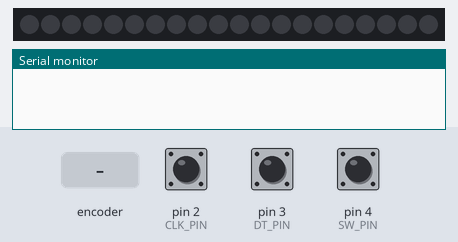
This sketch was run on a simulated Arduino Uno, built with avr-gcc and run on an emulated ATmega328P. On the bench: 20 RGB LEDs in strip order, left to right, the last lines printed to the serial monitor. The test bench sets the inputs (shaded band); at power-on: pin 4 (SW_PIN) HIGH, pin 2 (CLK_PIN) HIGH, pin 3 (DT_PIN) HIGH. Dim RGB values are drawn brighter than linear.

Above: at 1.2 s.
1.3 s: rotary encoder on pin 2 (CLK_PIN) / pin 3 (DT_PIN) turned 3 steps (first pin leading)
At 3.0 s:
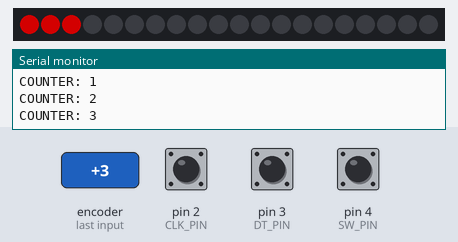
3.4 s: pin 4 (SW_PIN) pulled LOW for 0.15 s
At 4.6 s:
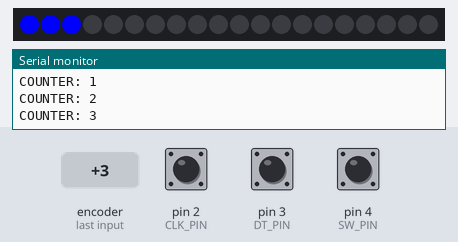
5.0 s: pin 4 (SW_PIN) pulled LOW for 1 s
At 5.8 s:
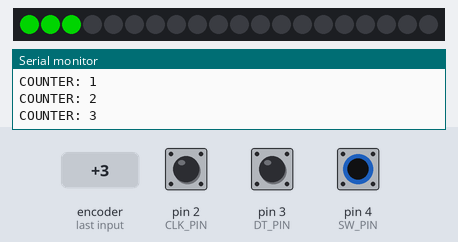
7.5 s: rotary encoder on pin 2 (CLK_PIN) / pin 3 (DT_PIN) turned 1 step (first pin leading)
Timing chart, 0 to 10.2 s (numbered marks = the images above; inputs shaded):
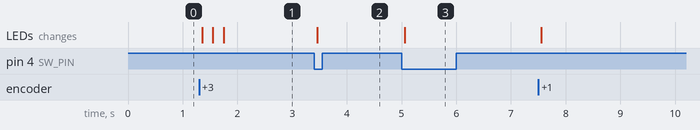

Measured:
- after the input at 1.3 s, the LEDs: first change after 0.05 s (image 1 shows a later state)
- after the input at 3.4 s, the LEDs: change after 0.06 s (image 2)
- after the input at 5.0 s, the LEDs: change after 0.06 s (image 3)

The sketch:

sketch.ino
```cpp
#include <FastLED.h>
#include <ezButton.h>  // the library to use for SW pin

#define CLK_PIN 2
#define DT_PIN 3
#define SW_PIN 4
#define LED_PIN 7

#define NUM_LEDS    20  // Set the number of LEDs
#define BRIGHTNESS  255
#define LED_TYPE    WS2811
#define COLOR_ORDER GRB

ezButton button(SW_PIN);  // create ezButton object that attach to SW_PIN
CRGB leds[NUM_LEDS];

enum ColorState {
    RED,
    BLUE,
    GREEN
};

ColorState currentColor = RED;
int counter = 0; // Number of LEDs turned on
int CLK_state;
int prev_CLK_state;

void setup() {
    Serial.begin(9600);
    pinMode(CLK_PIN, INPUT);
    pinMode(DT_PIN, INPUT);
    button.setDebounceTime(50);  // set debounce time to 50 milliseconds
    prev_CLK_state = digitalRead(CLK_PIN);

    // Initialize all LEDs to off
    for (int i = 0; i < NUM_LEDS; i++) {
        leds[i] = CRGB::Black;
    }
    FastLED.addLeds<LED_TYPE, LED_PIN, COLOR_ORDER>(leds, NUM_LEDS).setCorrection(TypicalLEDStrip);
    FastLED.setBrightness(BRIGHTNESS);
}

void loop() {
    button.loop();  // MUST call the loop() function first
    CLK_state = digitalRead(CLK_PIN);

    // If the state of CLK is changed, then pulse occurred
    if (CLK_state != prev_CLK_state && CLK_state == HIGH) {
        if (digitalRead(DT_PIN) == HIGH) {
            // Counter-clockwise direction
            if (counter > 0) {
                counter--;
                leds[counter] = CRGB::Black;  // Turn off the LED
            }
        } else {
            // Clockwise direction
            if (counter < NUM_LEDS) {
                // Alternate between half and full brightness
                if (leds[counter].r == 0) {
                    leds[counter] = getColor(currentColor).fadeToBlackBy(128); // Half brightness
                } else if (leds[counter].r < 255) {
                    leds[counter] = getColor(currentColor); // Full brightness
                }
                counter++;
            }
        }

        Serial.print("COUNTER: ");
        Serial.println(counter);
    }

    // Update the LEDs
    FastLED.show();
    prev_CLK_state = CLK_state;

    // Check if the button is pressed
    if (button.isPressed()) {
        changeColor();
    }
}

// Function to get the current color based on the state
CRGB getColor(ColorState colorState) {
    switch (colorState) {
        case RED: return CRGB::Red;
        case BLUE: return CRGB::Blue;
        case GREEN: return CRGB::Green;
        default: return CRGB::Black;
    }
}
// Function to change the color state
void changeColor() {
    currentColor = static_cast<ColorState>((currentColor + 1) % 3); // Cycle through RED, BLUE, GREEN
    // Update all LEDs to the new color regardless of their state
    for (int i = 0; i < NUM_LEDS; i++) {
        // Change the color of the LED regardless of its state
        if (leds[i].r == 0 && leds[i].g == 0 && leds[i].b == 0) {
            // LED is off, just set its color without turning it on
            leds[i] = getColor(currentColor).fadeToBlackBy(255); // Keep it off but set the color
        } else {
            // LED is on, change its color
            leds[i] = getColor(currentColor);
        }
    }
}
```
